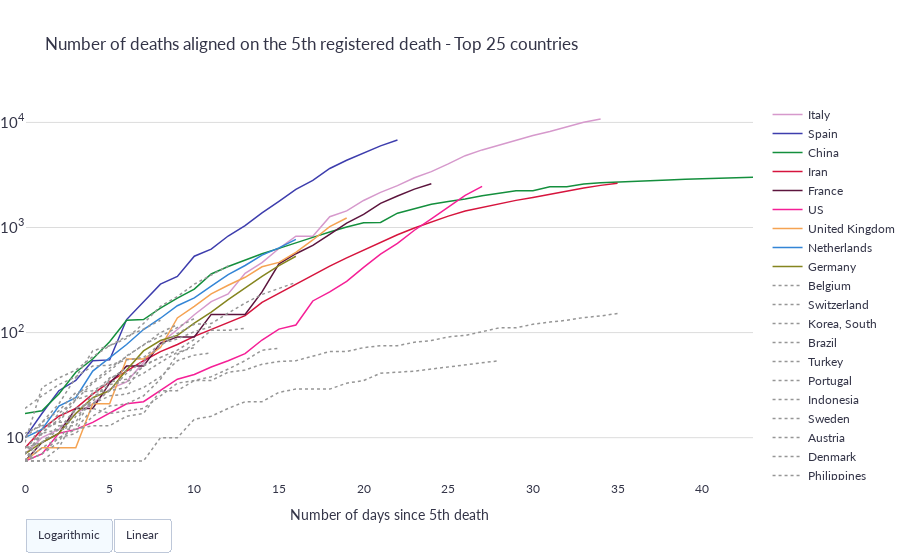

Here is the notebook cell this chart was saved with:
### Code cell
fig = plots.deaths_over_threshold_and_aligned(deaths)
fig.show()
data['plots']['figure_4'] = fig.to_json()

### Figure 1 — Plotly figure (JSON) as saved in the notebook; plotly's stock layout.template omitted (floating-point values rounded to 4 significant figures)
{"data": [{"hoverinfo": "none", "hovertemplate": "Total deaths: %{y}<br>Day: %{x}", "line": {"dash": "solid", "width": 1.5}, "marker": {"color": "rgb(214,153,204)"}, "mode": "lines", "name": "Italy", "type": "scatter", "x": [0, 1, 2, 3, 4, 5, 6, 7, 8, 9, 10, 11, 12, 13, 14, 15, 16, 17, 18, 19, 20, 21, 22, 23, 24, 25, 26, 27, 28, 29, 30, 31, 32, 33, 34], "y": [7, 10, 12, 17, 21, 29, 34, 52, 79, 107, 148, 197, 233, 366, 463, 631, 827, 827, 1266, 1441, 1809, 2158, 2503, 2978, 3405, 4032, 4825, 5476, 6077, 6820, 7503, 8215, 9134, 10023, 10779]}, {"hoverinfo": "none", "hovertemplate": "Total deaths: %{y}<br>Day: %{x}", "line": {"dash": "solid", "width": 1.5}, "marker": {"color": "rgb(61,61,173)"}, "mode": "lines", "name": "Spain", "type": "scatter", "x": [0, 1, 2, 3, 4, 5, 6, 7, 8, 9, 10, 11, 12, 13, 14, 15, 16, 17, 18, 19, 20, 21, 22], "y": [10, 17, 28, 35, 54, 55, 133, 195, 289, 342, 533, 623, 830, 1043, 1375, 1772, 2311, 2808, 3647, 4365, 5138, 5982, 6803]}, {"hoverinfo": "none", "hovertemplate": "Total deaths: %{y}<br>Day: %{x}", "line": {"dash": "solid", "width": 1.5}, "marker": {"color": "rgb(20,143,61)"}, "mode": "lines", "name": "China", "type": "scatter", "x": [0, 1, 2, 3, 4, 5, 6, 7, 8, 9, 10, 11, 12, 13, 14, 15, 16, 17, 18, 19, 20, 21, 22, 23, 24, 25, 26, 27, 28, 29, 30, 31, 32, 33, 34, 35, 36, 37, 38, 39, 40, 41, 42, 43, 44, 45, 46, 47, 48, 49, 50, 51, 52, 53, 54, 55, 56, 57, 58, 59, 60, 61, 62, 63, 64, 65, 66, 67], "y": [17, 18, 26, 42, 56, 82, 131, 133, 171, 213, 259, 361, 425, 491, 563, 633, 718, 805, 905, 1012, 1112, 1117, 1369, 1521, 1663, 1766, 1864, 2003, 2116, 2238, 2238, 2443, 2445, 2595, 2665, 2717, 2746, 2790, 2837, 2872, 2914, 2947, 2983, 3015, 3044, 3072, 3100, 3123, 3139, 3161, 3172, 3180, 3193, 3203, 3217, 3230, 3241, 3249, 3253, 3259, 3274, 3274, 3281, 3285, 3291, 3296, 3299, 3304]}, {"hoverinfo": "none", "hovertemplate": "Total deaths: %{y}<br>Day: %{x}", "line": {"dash": "solid", "width": 1.5}, "marker": {"color": "rgb(214,20,61)"}, "mode": "lines", "name": "Iran", "type": "scatter", "x": [0, 1, 2, 3, 4, 5, 6, 7, 8, 9, 10, 11, 12, 13, 14, 15, 16, 17, 18, 19, 20, 21, 22, 23, 24, 25, 26, 27, 28, 29, 30, 31, 32, 33, 34, 35], "y": [8, 12, 16, 19, 26, 34, 43, 54, 66, 77, 92, 107, 124, 145, 194, 237, 291, 354, 429, 514, 611, 724, 853, 988, 1135, 1284, 1433, 1556, 1685, 1812, 1934, 2077, 2234, 2378, 2517, 2640]}, {"hoverinfo": "none", "hovertemplate": "Total deaths: %{y}<br>Day: %{x}", "line": {"dash": "solid", "width": 1.5}, "marker": {"color": "rgb(92,20,61)"}, "mode": "lines", "name": "France", "type": "scatter", "x": [0, 1, 2, 3, 4, 5, 6, 7, 8, 9, 10, 11, 12, 13, 14, 15, 16, 17, 18, 19, 20, 21, 22, 23, 24], "y": [6, 9, 11, 19, 19, 33, 48, 48, 79, 91, 91, 149, 149, 149, 244, 451, 563, 676, 862, 1102, 1333, 1698, 1997, 2317, 2611]}, {"hoverinfo": "none", "hovertemplate": "Total deaths: %{y}<br>Day: %{x}", "line": {"dash": "solid", "width": 1.5}, "marker": {"color": "rgb(245,31,150)"}, "mode": "lines", "name": "US", "type": "scatter", "x": [0, 1, 2, 3, 4, 5, 6, 7, 8, 9, 10, 11, 12, 13, 14, 15, 16, 17, 18, 19, 20, 21, 22, 23, 24, 25, 26, 27], "y": [6, 7, 11, 12, 14, 17, 21, 22, 28, 36, 40, 47, 54, 63, 85, 108, 118, 200, 244, 307, 417, 557, 706, 942, 1209, 1581, 2026, 2467]}, {"hoverinfo": "none", "hovertemplate": "Total deaths: %{y}<br>Day: %{x}", "line": {"dash": "solid", "width": 1.5}, "marker": {"color": "rgb(245,163,82)"}, "mode": "lines", "name": "United Kingdom", "type": "scatter", "x": [0, 1, 2, 3, 4, 5, 6, 7, 8, 9, 10, 11, 12, 13, 14, 15, 16, 17, 18, 19], "y": [6, 8, 8, 8, 21, 21, 56, 56, 72, 138, 178, 234, 282, 336, 423, 466, 580, 761, 1021, 1231]}, {"hoverinfo": "none", "hovertemplate": "Total deaths: %{y}<br>Day: %{x}", "line": {"dash": "solid", "width": 1.5}, "marker": {"color": "rgb(51,133,214)"}, "mode": "lines", "name": "Netherlands", "type": "scatter", "x": [0, 1, 2, 3, 4, 5, 6, 7, 8, 9, 10, 11, 12, 13, 14, 15, 16], "y": [10, 12, 20, 24, 43, 58, 77, 107, 137, 180, 214, 277, 357, 435, 547, 640, 772]}, {"hoverinfo": "none", "hovertemplate": "Total deaths: %{y}<br>Day: %{x}", "line": {"dash": "solid", "width": 1.5}, "marker": {"color": "rgb(133,133,31)"}, "mode": "lines", "name": "Germany", "type": "scatter", "x": [0, 1, 2, 3, 4, 5, 6, 7, 8, 9, 10, 11, 12, 13, 14, 15, 16], "y": [7, 9, 11, 17, 24, 28, 44, 67, 84, 94, 123, 157, 206, 267, 342, 433, 533]}, {"hoverinfo": "none", "hovertemplate": "Total deaths: %{y}<br>Day: %{x}", "line": {"dash": "dot", "width": 1.5}, "marker": {"color": "rgb(150,150,150)"}, "mode": "lines", "name": "Belgium", "type": "scatter", "x": [0, 1, 2, 3, 4, 5, 6, 7, 8, 9, 10, 11, 12], "y": [10, 14, 21, 37, 67, 75, 88, 122, 178, 220, 289, 353, 431]}, {"hoverinfo": "none", "hovertemplate": "Total deaths: %{y}<br>Day: %{x}", "line": {"dash": "dot", "width": 1.5}, "marker": {"color": "rgb(150,150,150)"}, "mode": "lines", "name": "Switzerland", "type": "scatter", "x": [0, 1, 2, 3, 4, 5, 6, 7, 8, 9, 10, 11, 12, 13, 14, 15, 16], "y": [11, 13, 14, 14, 27, 28, 41, 54, 75, 98, 120, 122, 153, 191, 231, 264, 300]}, {"hoverinfo": "none", "hovertemplate": "Total deaths: %{y}<br>Day: %{x}", "line": {"dash": "dot", "width": 1.5}, "marker": {"color": "rgb(150,150,150)"}, "mode": "lines", "name": "Korea, South", "type": "scatter", "x": [0, 1, 2, 3, 4, 5, 6, 7, 8, 9, 10, 11, 12, 13, 14, 15, 16, 17, 18, 19, 20, 21, 22, 23, 24, 25, 26, 27, 28, 29, 30, 31, 32, 33, 34, 35], "y": [6, 8, 10, 12, 13, 13, 16, 17, 28, 28, 35, 35, 42, 44, 50, 53, 54, 60, 66, 66, 72, 75, 75, 81, 84, 91, 94, 102, 111, 111, 120, 126, 131, 139, 144, 152]}, {"hoverinfo": "none", "hovertemplate": "Total deaths: %{y}<br>Day: %{x}", "line": {"dash": "dot", "width": 1.5}, "marker": {"color": "rgb(150,150,150)"}, "mode": "lines", "name": "Brazil", "type": "scatter", "x": [0, 1, 2, 3, 4, 5, 6, 7, 8, 9, 10], "y": [6, 11, 15, 25, 34, 46, 59, 77, 92, 111, 136]}, {"hoverinfo": "none", "hovertemplate": "Total deaths: %{y}<br>Day: %{x}", "line": {"dash": "dot", "width": 1.5}, "marker": {"color": "rgb(150,150,150)"}, "mode": "lines", "name": "Turkey", "type": "scatter", "x": [0, 1, 2, 3, 4, 5, 6, 7, 8], "y": [9, 30, 37, 44, 59, 75, 92, 108, 131]}, {"hoverinfo": "none", "hovertemplate": "Total deaths: %{y}<br>Day: %{x}", "line": {"dash": "dot", "width": 1.5}, "marker": {"color": "rgb(150,150,150)"}, "mode": "lines", "name": "Portugal", "type": "scatter", "x": [0, 1, 2, 3, 4, 5, 6, 7, 8, 9], "y": [6, 12, 14, 23, 33, 43, 60, 76, 100, 119]}, {"hoverinfo": "none", "hovertemplate": "Total deaths: %{y}<br>Day: %{x}", "line": {"dash": "dot", "width": 1.5}, "marker": {"color": "rgb(150,150,150)"}, "mode": "lines", "name": "Indonesia", "type": "scatter", "x": [0, 1, 2, 3, 4, 5, 6, 7, 8, 9, 10, 11], "y": [19, 25, 32, 38, 48, 49, 55, 58, 78, 87, 102, 114]}, {"hoverinfo": "none", "hovertemplate": "Total deaths: %{y}<br>Day: %{x}", "line": {"dash": "dot", "width": 1.5}, "marker": {"color": "rgb(150,150,150)"}, "mode": "lines", "name": "Sweden", "type": "scatter", "x": [0, 1, 2, 3, 4, 5, 6, 7, 8, 9, 10, 11, 12, 13], "y": [6, 7, 10, 11, 16, 20, 21, 25, 36, 62, 77, 105, 105, 110]}, {"hoverinfo": "none", "hovertemplate": "Total deaths: %{y}<br>Day: %{x}", "line": {"dash": "dot", "width": 1.5}, "marker": {"color": "rgb(150,150,150)"}, "mode": "lines", "name": "Austria", "type": "scatter", "x": [0, 1, 2, 3, 4, 5, 6, 7, 8, 9, 10], "y": [6, 6, 8, 16, 21, 28, 30, 49, 58, 68, 86]}, {"hoverinfo": "none", "hovertemplate": "Total deaths: %{y}<br>Day: %{x}", "line": {"dash": "dot", "width": 1.5}, "marker": {"color": "rgb(150,150,150)"}, "mode": "lines", "name": "Denmark", "type": "scatter", "x": [0, 1, 2, 3, 4, 5, 6, 7, 8, 9, 10], "y": [6, 9, 13, 13, 24, 32, 34, 41, 52, 65, 72]}, {"hoverinfo": "none", "hovertemplate": "Total deaths: %{y}<br>Day: %{x}", "line": {"dash": "dot", "width": 1.5}, "marker": {"color": "rgb(150,150,150)"}, "mode": "lines", "name": "Philippines", "type": "scatter", "x": [0, 1, 2, 3, 4, 5, 6, 7, 8, 9, 10, 11, 12, 13, 14, 15], "y": [8, 11, 12, 12, 19, 17, 18, 19, 25, 33, 35, 38, 45, 54, 68, 71]}, {"hoverinfo": "none", "hovertemplate": "Total deaths: %{y}<br>Day: %{x}", "line": {"dash": "dot", "width": 1.5}, "marker": {"color": "rgb(150,150,150)"}, "mode": "lines", "name": "Canada", "type": "scatter", "x": [0, 1, 2, 3, 4, 5, 6, 7, 8, 9, 10, 11], "y": [8, 9, 12, 19, 21, 25, 26, 30, 38, 54, 61, 64]}, {"hoverinfo": "none", "hovertemplate": "Total deaths: %{y}<br>Day: %{x}", "line": {"dash": "dot", "width": 1.5}, "marker": {"color": "rgb(150,150,150)"}, "mode": "lines", "name": "Ecuador", "type": "scatter", "x": [0, 1, 2, 3, 4, 5, 6, 7, 8], "y": [7, 14, 18, 27, 28, 34, 36, 48, 58]}, {"hoverinfo": "none", "hovertemplate": "Total deaths: %{y}<br>Day: %{x}", "line": {"dash": "dot", "width": 1.5}, "marker": {"color": "rgb(150,150,150)"}, "mode": "lines", "name": "Japan", "type": "scatter", "x": [0, 1, 2, 3, 4, 5, 6, 7, 8, 9, 10, 11, 12, 13, 14, 15, 16, 17, 18, 19, 20, 21, 22, 23, 24, 25, 26, 27, 28], "y": [6, 6, 6, 6, 6, 6, 6, 6, 10, 10, 15, 16, 19, 22, 22, 27, 29, 29, 29, 33, 35, 41, 42, 43, 45, 47, 49, 52, 54]}, {"hoverinfo": "none", "hovertemplate": "Total deaths: %{y}<br>Day: %{x}", "line": {"dash": "dot", "width": 1.5}, "marker": {"color": "rgb(150,150,150)"}, "mode": "lines", "name": "Ireland", "type": "scatter", "x": [0, 1, 2, 3, 4, 5, 6], "y": [6, 7, 9, 19, 22, 36, 46]}, {"hoverinfo": "none", "hovertemplate": "Total deaths: %{y}<br>Day: %{x}", "line": {"dash": "dot", "width": 1.5}, "marker": {"color": "rgb(150,150,150)"}, "mode": "lines", "name": "Romania", "type": "scatter", "x": [0, 1, 2, 3, 4, 5, 6], "y": [7, 11, 17, 23, 26, 37, 43]}], "layout": {"font": {"color": "#333447", "family": "Lato, Helvetica"}, "margin": {"l": 0, "pad": 0, "r": 0}, "paper_bgcolor": "rgba(0,0,0,0)", "plot_bgcolor": "rgba(0,0,0,0)", "title": {"text": "Number of deaths aligned on the 5th registered death - Top 25 countries"}, "updatemenus": [{"buttons": [{"args": ["yaxis.type", "log"], "label": "Logarithmic", "method": "relayout"}, {"args": ["yaxis.type", "lin"], "label": "Linear", "method": "relayout"}], "direction": "left", "pad": {"r": 0, "t": 0}, "showactive": true, "type": "buttons", "x": 0, "xanchor": "left", "y": -0.1, "yanchor": "top"}], "xaxis": {"gridcolor": "rgb(220,220,220)", "gridwidth": 1, "range": [0, 43], "showgrid": false, "title": {"text": "Number of days since 5th death"}}, "yaxis": {"exponentformat": "power", "gridcolor": "rgb(220,220,220)", "gridwidth": 1, "nticks": 5, "showgrid": true, "type": "log"}}}
